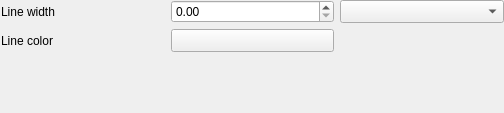
<?xml version="1.0" encoding="UTF-8"?>
<ui version="4.0">
 <class>QgsMeshRendererMeshSettingsWidgetBase</class>
 <widget class="QWidget" name="QgsMeshRendererMeshSettingsWidgetBase">
  <property name="geometry">
   <rect>
    <x>0</x>
    <y>0</y>
    <width>504</width>
    <height>113</height>
   </rect>
  </property>
  <property name="sizePolicy">
   <sizepolicy hsizetype="Preferred" vsizetype="Minimum">
    <horstretch>0</horstretch>
    <verstretch>0</verstretch>
   </sizepolicy>
  </property>
  <property name="windowTitle">
   <string>Form</string>
  </property>
  <layout class="QHBoxLayout" name="horizontalLayout_2">
   <property name="leftMargin">
    <number>1</number>
   </property>
   <property name="topMargin">
    <number>0</number>
   </property>
   <property name="rightMargin">
    <number>0</number>
   </property>
   <property name="bottomMargin">
    <number>0</number>
   </property>
   <item>
    <layout class="QGridLayout" name="gridLayout">
     <item row="1" column="0">
      <widget class="QLabel" name="lblLineColor">
       <property name="text">
        <string>Line color</string>
       </property>
      </widget>
     </item>
     <item row="0" column="0">
      <widget class="QLabel" name="lblLineWidth">
       <property name="text">
        <string>Line width</string>
       </property>
      </widget>
     </item>
     <item row="1" column="1">
      <widget class="QgsColorButton" name="mColorWidget">
       <property name="sizePolicy">
        <sizepolicy hsizetype="Preferred" vsizetype="Preferred">
         <horstretch>0</horstretch>
         <verstretch>0</verstretch>
        </sizepolicy>
       </property>
      </widget>
     </item>
     <item row="2" column="0">
      <spacer name="verticalSpacer">
       <property name="orientation">
        <enum>Qt::Vertical</enum>
       </property>
       <property name="sizeHint" stdset="0">
        <size>
         <width>20</width>
         <height>40</height>
        </size>
       </property>
      </spacer>
     </item>
     <item row="0" column="1">
      <widget class="QgsDoubleSpinBox" name="mLineWidthSpinBox">
       <property name="sizePolicy">
        <sizepolicy hsizetype="Preferred" vsizetype="Preferred">
         <horstretch>0</horstretch>
         <verstretch>0</verstretch>
        </sizepolicy>
       </property>
      </widget>
     </item>
     <item row="0" column="2">
      <widget class="QgsUnitSelectionWidget" name="mLineUnitsComboBox">
       <property name="sizePolicy">
        <sizepolicy hsizetype="Preferred" vsizetype="Preferred">
         <horstretch>0</horstretch>
         <verstretch>0</verstretch>
        </sizepolicy>
       </property>
      </widget>
     </item>
    </layout>
   </item>
  </layout>
 </widget>
 <customwidgets>
  <customwidget>
   <class>QgsDoubleSpinBox</class>
   <extends>QDoubleSpinBox</extends>
   <header>qgsdoublespinbox.h</header>
  </customwidget>
  <customwidget>
   <class>QgsColorButton</class>
   <extends>QToolButton</extends>
   <header>qgscolorbutton.h</header>
   <container>1</container>
  </customwidget>
  <customwidget>
   <class>QgsUnitSelectionWidget</class>
   <extends>QComboBox</extends>
   <header>qgsunitselectionwidget.h</header>
  </customwidget>
 </customwidgets>
 <resources/>
 <connections/>
</ui>
